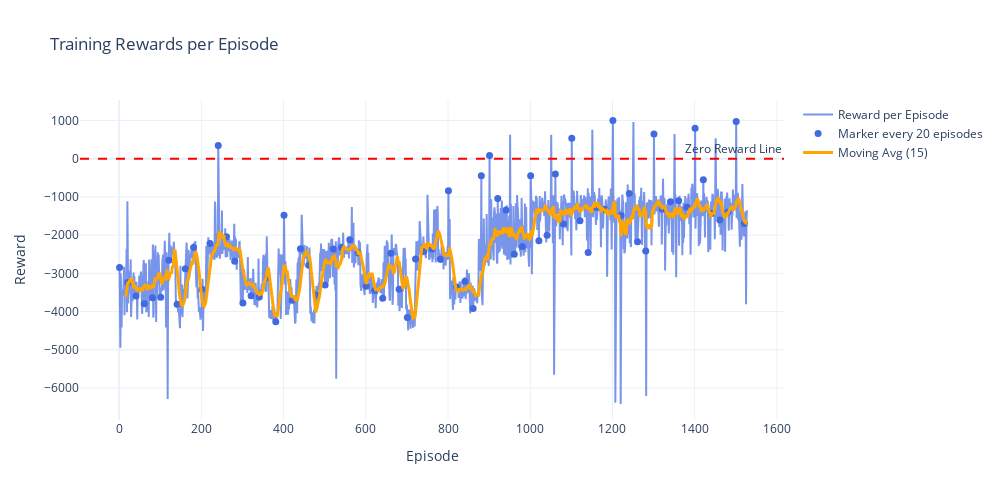

This figure's notebook cell:
### Code cell
import plotly.graph_objects as go
import numpy as np
import os

logs_path = "/Users/danielemateria/Desktop/q-learning-maze-robot/logs"
log_file_paths = os.listdir(logs_path)
log_file_paths = [os.path.join(logs_path, file) for file in log_file_paths if file.endswith('.log')]
log_file_paths.sort()

def extract_rewards_from_log(log_file_paths):
    rewards = np.array([])
    for log_file_path in log_file_paths:
        with open(log_file_path, 'r') as file:
            for line in file:
                if "|" in line:
                    reward = line.split("|")[1].strip()
                    reward = float(reward.split(":")[-1])
                    rewards = np.append(rewards, reward)
    return rewards

def plot_rewards_plotly(rewards, window=15, marker_every=20):
    episodes = np.arange(1, len(rewards) + 1)
    fig = go.Figure()
    # Linea principale
    fig.add_trace(go.Scatter(
        x=episodes, y=rewards,
        mode='lines',
        name='Reward per Episode',
        line=dict(color='royalblue', width=2),
        opacity=0.7
    ))
    # Marker ogni marker_every episodi
    marker_idx = np.arange(0, len(rewards), marker_every)
    fig.add_trace(go.Scatter(
        x=episodes[marker_idx], y=rewards[marker_idx],
        mode='markers',
        name=f'Marker every {marker_every} episodes',
        marker=dict(color='royalblue', size=7, symbol='circle')
    ))
    # Media mobile
    if len(rewards) >= window:
        moving_avg = np.convolve(rewards, np.ones(window)/window, mode='valid')
        fig.add_trace(go.Scatter(
            x=episodes[window-1:], y=moving_avg,
            mode='lines',
            name=f'Moving Avg ({window})',
            line=dict(color='orange', width=3)
        ))
    fig.update_layout(
        title='Training Rewards per Episode',
        xaxis_title='Episode',
        yaxis_title='Reward',
        template='plotly_white',
        legend=dict(font=dict(size=12)),
        width=1000, height=500
    )
    fig.add_hline(y=0, line_dash="dash", line_color="red", annotation_text="Zero Reward Line")
    fig.show()

rewards = extract_rewards_from_log(log_file_paths)
print("Total episodes: ", len(rewards))
print("Last episode reward: ", rewards[-1])
plot_rewards_plotly(rewards)

### Figure 1 — Plotly figure (JSON) as saved in the notebook; plotly's stock layout.template omitted (floating-point values rounded to 4 significant figures; data arrays with more than 128 entries replaced by an {"elided": "..."} marker saying what was removed)
{"data": [{"line": {"color": "royalblue", "width": 2}, "mode": "lines", "name": "Reward per Episode", "opacity": 0.7, "type": "scatter", "x": {"elided": "1527 int values"}, "y": {"elided": "1527 float values"}}, {"marker": {"color": "royalblue", "size": 7, "symbol": "circle"}, "mode": "markers", "name": "Marker every 20 episodes", "type": "scatter", "x": [1, 21, 41, 61, 81, 101, 121, 141, 161, 181, 201, 221, 241, 261, 281, 301, 321, 341, 361, 381, 401, 421, 441, 461, 481, 501, 521, 541, 561, 581, 601, 621, 641, 661, 681, 701, 721, 741, 761, 781, 801, 821, 841, 861, 881, 901, 921, 941, 961, 981, 1001, 1021, 1041, 1061, 1081, 1101, 1121, 1141, 1161, 1181, 1201, 1221, 1241, 1261, 1281, 1301, 1321, 1341, 1361, 1381, 1401, 1421, 1441, 1461, 1481, 1501, 1521], "y": [-2845.0, -3236.0, -3592.0, -3795.0, -3640.0, -3625.0, -2657.0, -3810.0, -2882.0, -2321.0, -3418.0, -2216.0, 343.1, -2043.0, -2684.0, -3775.0, -3586.0, -3619.0, -3107.0, -4266.0, -1478.0, -3706.0, -2356.0, -2787.0, -3571.0, -3304.0, -2363.0, -2324.0, -2120.0, -2462.0, -3340.0, -3448.0, -3651.0, -2474.0, -3418.0, -4155.0, -2621.0, -2421.0, -2363.0, -2628.0, -838.9, -3358.0, -3211.0, -3918.0, -447.9, 85.1, -1041.0, -1341.0, -2501.0, -2297.0, -446.9, -2147.0, -2003.0, -398.8, -1711.0, 535.1, -1624.0, -2453.0, -1267.0, -1324.0, 1003.0, -1483.0, -912.9, -2172.0, -2414.0, 646.1, -1325.0, -1123.0, -1097.0, -1268.0, 796.1, -550.8, -1435.0, -1601.0, -1396.0, 976.1, -1695.0]}, {"line": {"color": "orange", "width": 3}, "mode": "lines", "name": "Moving Avg (15)", "type": "scatter", "x": {"elided": "1513 int values"}, "y": {"elided": "1513 float values"}}], "layout": {"annotations": [{"showarrow": false, "text": "Zero Reward Line", "x": 1, "xanchor": "right", "xref": "x domain", "y": 0, "yanchor": "bottom", "yref": "y"}], "height": 500, "legend": {"font": {"size": 12}}, "shapes": [{"line": {"color": "red", "dash": "dash"}, "type": "line", "x0": 0, "x1": 1, "xref": "x domain", "y0": 0, "y1": 0, "yref": "y"}], "title": {"text": "Training Rewards per Episode"}, "width": 1000, "xaxis": {"title": {"text": "Episode"}}, "yaxis": {"title": {"text": "Reward"}}}}
